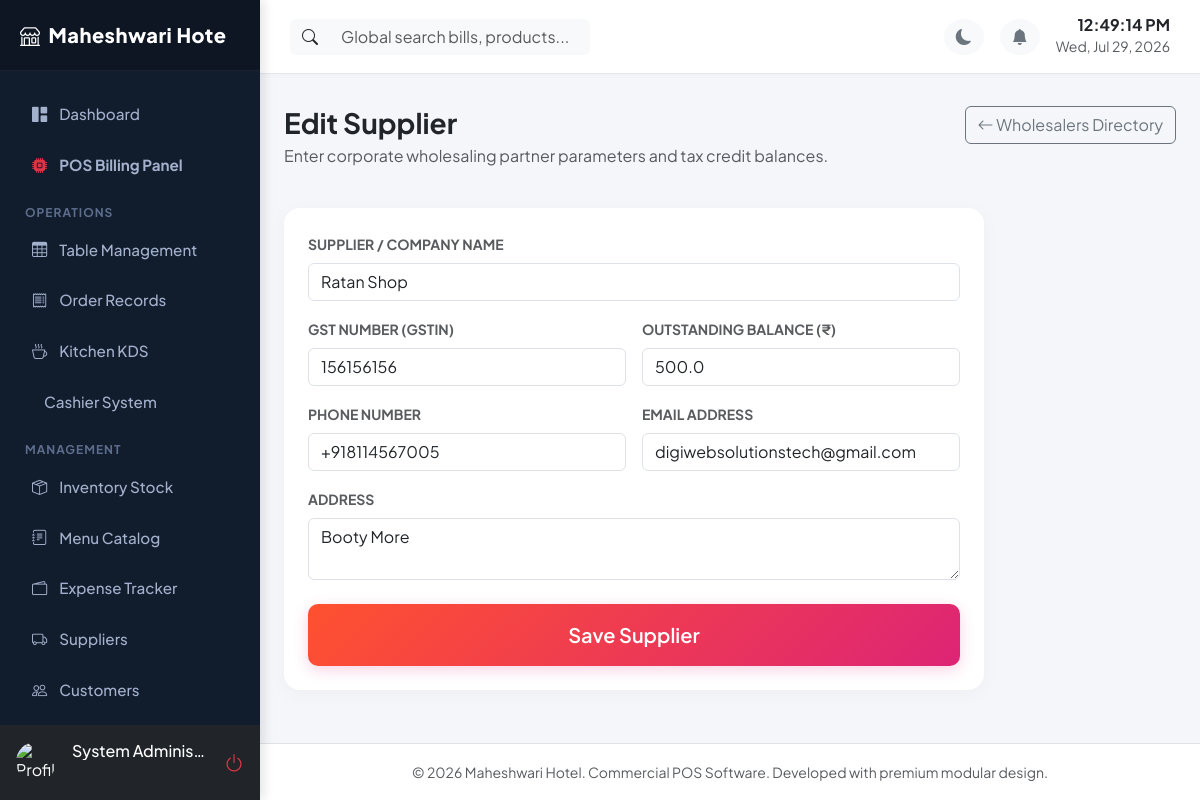
The app's page /suppliers/edit/1 (signed in) with its own data.
### app/models/__init__.py (models this page shows, shortened)
class RestaurantSetting(db.Model):
    __tablename__ = 'restaurant_settings'
    id = db.Column(db.Integer, primary_key=True)
    key = db.Column(db.String(100), unique=True, nullable=False)
    value = db.Column(db.Text, nullable=True)

class User(db.Model, UserMixin):
    __tablename__ = 'users'
    id = db.Column(db.Integer, primary_key=True)
    employee_id = db.Column(db.String(50), unique=True, nullable=False)
    username = db.Column(db.String(80), unique=True, nullable=False)
    password_hash = db.Column(db.String(200), nullable=False)
    name = db.Column(db.String(120), nullable=False)
    email = db.Column(db.String(120), unique=True, nullable=True)
    mobile = db.Column(db.String(15), nullable=True)
    role = db.Column(db.String(50), nullable=False, default='Cashier') # Admin, Manager, Cashier, Waiter, Kitchen, Store Manager
    permissions = db.Column(db.Text, nullable=True) # JSON stored as string for custom permission flags
    status = db.Column(db.String(20), default='Active') # Active, Disabled
    photo = db.Column(db.String(250), nullable=True)
    joining_date = db.Column(db.Date, nullable=True)
    shift = db.Column(db.String(50), nullable=True) # Day, Night, Evening
    fingerprint_enabled = db.Column(db.Boolean, default=False)
    credentials = db.relationship('WebAuthnCredential', backref='user', lazy=True, cascade='all, delete-orphan')
    attendances = db.relationship('Attendance', backref='user', lazy=True, cascade='all, delete-orphan')
    activity_logs = db.relationship('ActivityLog', backref='user', lazy=True)
    def has_permission(self, permission):
        if self.role == 'Admin':
            return True
        perms = self.get_permissions_list()
        return permission in perms

class Supplier(db.Model):
    __tablename__ = 'suppliers'
    id = db.Column(db.Integer, primary_key=True)
    name = db.Column(db.String(120), nullable=False)
    gst_number = db.Column(db.String(15), nullable=True)
    phone = db.Column(db.String(15), nullable=True)
    email = db.Column(db.String(120), nullable=True)
    address = db.Column(db.Text, nullable=True)
    outstanding_balance = db.Column(db.Float, default=0.0)
    products = db.relationship('Product', backref='supplier_rel', lazy=True)

### app/routes/expense.py (the view, shortened to what this page needs)
@expense_bp.route('/suppliers/edit/<int:id>', methods=['GET', 'POST'])
@login_required
@permission_required('suppliers')
def edit_supplier(id):
    supp = Supplier.query.get_or_404(id)
    form = SupplierForm(obj=supp)
    return render_template('supplier/add.html', form=form, title="Edit Supplier", supplier=supp)

### app/forms/__init__.py
class SupplierForm(FlaskForm):
    name = StringField('Supplier Name', validators=[DataRequired(), Length(max=120)])
    gst_number = StringField('GST Number', validators=[Optional(), Length(max=15)])
    phone = StringField('Phone', validators=[Optional(), Length(max=15)])
    email = StringField('Email', validators=[Optional(), Email(), Length(max=120)])
    address = TextAreaField('Address', validators=[Optional()])
    outstanding_balance = FloatField('Outstanding Balance', default=0.0)
    submit = SubmitField('Save Supplier')

### app/utils/helpers.py (called while the page is built)
def get_setting(key, default=None):
    try:
        setting = RestaurantSetting.query.filter_by(key=key).first()
        if setting:
            return setting.value
        return default
    except Exception as e:
        print(f"Error fetching setting {key}: {e}")
        return default

### app/templates/supplier/add.html (shortened to what this page needs)
{% extends "base.html" %}
{% block content %}
<div class="row mb-4">
    <div class="col-md-8">
        <h3 class="fw-bold mb-1">{{ title }}</h3>
        <p class="text-muted">Enter corporate wholesaling partner parameters and tax credit balances.</p>
    </div>
    <div class="col-md-4 text-md-end">
        <a href="{{ url_for('expenses.list_suppliers') }}" class="btn btn-outline-secondary"><i class="bi bi-arrow-left"></i> Wholesalers Directory</a>
    </div>
</div>
<div class="card card-custom p-4" style="max-width: 700px;">
    <form method="POST">
        <div class="row g-3 mb-4">
            <div class="col-md-12">
                <label class="form-label small fw-bold text-muted">SUPPLIER / COMPANY NAME</label>
                {{ form.name(class="form-control", placeholder="e.g. Haryana Dairy Wholesalers, Veggie Mandi Partner") }}
            </div>
            <div class="col-md-6">
                <label class="form-label small fw-bold text-muted">GST NUMBER (GSTIN)</label>
                {{ form.gst_number(class="form-control", placeholder="e.g. 07AAAAA1111A1Z1") }}
            </div>
            <div class="col-md-6">
                <label class="form-label small fw-bold text-muted">OUTSTANDING BALANCE (₹)</label>
                {{ form.outstanding_balance(class="form-control", type="number", step="0.01", placeholder="0.00") }}
            </div>
            <div class="col-md-6">
                <label class="form-label small fw-bold text-muted">PHONE NUMBER</label>
                {{ form.phone(class="form-control", placeholder="+91 99999 77777") }}
            </div>
            <div class="col-md-6">
                <label class="form-label small fw-bold text-muted">EMAIL ADDRESS</label>
                {{ form.email(class="form-control", placeholder="sales@wholesaler.com") }}
            </div>
            <div class="col-md-12">
                <label class="form-label small fw-bold text-muted">ADDRESS</label>
                {{ form.address(class="form-control", rows="2", placeholder="Office/Warehouse full address") }}
            </div>
        </div>
        {{ form.submit(class="btn btn-gradient w-100 py-3 fs-5") }}
    </form>
</div>
{% endblock %}

### app/templates/base.html (shortened to what this page needs)
<!DOCTYPE html>
<html lang="en" data-bs-theme="light">
<head>
    <link href="https://cdn.jsdelivr.net/npm/bootstrap@5.3.1/dist/css/bootstrap.min.css" rel="stylesheet">
    <link href="https://cdn.jsdelivr.net/npm/bootstrap-icons@1.10.5/font/bootstrap-icons.css" rel="stylesheet">
    <link href="https://cdn.jsdelivr.net/npm/sweetalert2@11.7.27/dist/sweetalert2.min.css" rel="stylesheet">
    <link href="https://cdn.datatables.net/1.13.6/css/dataTables.bootstrap5.min.css" rel="stylesheet">
</head>
<body>
    <div id="sidebar" class="d-flex flex-column">
        <div class="logo d-flex align-items-center justify-content-between">
            <span><i class="bi bi-shop me-2"></i>{{ restaurant_name[:15] }}</span>
        </div>
        <div class="flex-grow-1 mt-3">
            <a href="{{ url_for('dashboard.index') }}" class="nav-link {% if request.endpoint == 'dashboard.index' %}active{% endif %}">
                <i class="bi bi-grid-1x2-fill"></i> Dashboard
            </a>
            {% if current_user.has_permission('orders') %}
            <a href="{{ url_for('orders.pos_interface') }}" class="nav-link {% if request.endpoint == 'orders.pos_interface' %}active{% endif %}">
                <i class="bi bi-cpu-fill text-danger"></i> <b>POS Billing Panel</b>
            </a>
            {% endif %}
            <div class="nav-header">Operations</div>
            {% if current_user.has_permission('tables') %}
            <a href="{{ url_for('tables.layout') }}" class="nav-link {% if request.endpoint == 'tables.layout' %}active{% endif %}">
                <i class="bi bi-table"></i> Table Management
            </a>
            {% endif %}
            {% if current_user.has_permission('orders') %}
            <a href="{{ url_for('orders.list_orders') }}" class="nav-link {% if request.endpoint == 'orders.list_orders' %}active{% endif %}">
                <i class="bi bi-receipt"></i> Order Records
            </a>
            {% endif %}
            {% if current_user.has_permission('kitchen') %}
            <a href="{{ url_for('kitchen.display') }}" class="nav-link {% if request.endpoint == 'kitchen.display' %}active{% endif %}">
                <i class="bi bi-cup-hot"></i> Kitchen KDS
            </a>
            {% endif %}
            {% if current_user.has_permission('billing') %}
            <a href="{{ url_for('billing.index') }}" class="nav-link {% if request.endpoint == 'billing.index' %}active{% endif %}">
                 Cashier System
            </a>
            {% endif %}
            <div class="nav-header">Management</div>
            {% if current_user.has_permission('inventory') %}
            <a href="{{ url_for('inventory.index') }}" class="nav-link {% if 'inventory' in request.endpoint %}active{% endif %}">
                <i class="bi bi-box-seam"></i> Inventory Stock
            </a>
            {% endif %}
            {% if current_user.has_permission('menu') %}
            <a href="{{ url_for('menu.list_menu') }}" class="nav-link {% if 'menu' in request.endpoint %}active{% endif %}">
                <i class="bi bi-journal-text"></i> Menu Catalog
            </a>
            {% endif %}
            {% if current_user.has_permission('expenses') %}
            <a href="{{ url_for('expenses.list_expenses') }}" class="nav-link {% if 'expenses' in request.endpoint and 'suppliers' not in request.url %}active{% endif %}">
                <i class="bi bi-wallet2"></i> Expense Tracker
            </a>
            {% endif %}
            {% if current_user.has_permission('suppliers') %}
            <a href="{{ url_for('expenses.list_suppliers') }}" class="nav-link {% if 'suppliers' in request.endpoint %}active{% endif %}">
                <i class="bi bi-truck"></i> Suppliers
            </a>
            {% endif %}
            {% if current_user.has_permission('customers') %}
            <a href="{{ url_for('customers.index') }}" class="nav-link {% if 'customers' in request.endpoint %}active{% endif %}">
                <i class="bi bi-people"></i> Customers
            </a>
            {% endif %}
            {% if current_user.has_permission('attendance') %}
            <a href="{{ url_for('attendance.index') }}" class="nav-link {% if 'attendance' in request.endpoint %}active{% endif %}">
            </a>
            {% endif %}
        </div>
        <div class="p-3 bg-dark d-flex align-items-center gap-3">
            <img src="{{ url_for('static', filename=current_user.photo if current_user.photo else 'uploads/profiles/default.png') }}" onerror="this.src='https://cdn-icons-png.flaticon.com/512/3135/3135715.png'" class="rounded-circle" width="40" height="40" alt="Profile">
            <div class="overflow-hidden">
                <h6 class="mb-0 text-white text-truncate">{{ current_user.name }}</h6>
                <small class="text-muted text-uppercase" style="font-size: 0.75rem;">{{ current_user.role }}</small>
            </div>
            <a href="{{ url_for('auth.logout') }}" class="text-danger ms-auto fs-5" title="Logout"><i class="bi bi-power"></i></a>
        </div>
    </div>
    <div id="content">
        <nav class="navbar navbar-expand navbar-main align-items-center justify-content-between">
            <div class="d-flex align-items-center gap-3">
                <div class="position-relative d-none d-md-block" style="width: 300px;">
                    <div class="input-group">
                        <span class="input-group-text bg-light border-0"><i class="bi bi-search"></i></span>
                        <input type="text" class="form-control bg-light border-0" id="global-search-input" placeholder="Global search bills, products...">
                    </div>
                </div>
            </div>
            <div class="d-flex align-items-center gap-3">
                <button class="btn btn-light rounded-circle border-0 text-secondary" id="theme-toggle-btn"><i class="bi bi-moon-fill"></i></button>
                <div class="dropdown">
                    <button class="btn btn-light rounded-circle border-0 text-secondary position-relative" type="button" data-bs-toggle="dropdown" aria-expanded="false" id="notif-dropdown-btn">
                        <i class="bi bi-bell-fill"></i>
                    </button>
                </div>
                <div class="text-end d-none d-sm-block">
                    <h6 class="mb-0 fw-bold" id="live-time">00:00:00</h6>
                    <small class="text-muted" id="live-date">July 24, 2026</small>
                </div>
            </div>
        </nav>
        <div class="container-fluid px-4 py-3 flex-grow-1">
            {% block content %}{% endblock %}
        </div>
        <footer class="bg-white py-3 border-top mt-auto text-center text-muted">
            <small>&copy; 2026 {{ restaurant_name }}. Commercial POS Software. Developed with premium modular design.</small>
        </footer>
    </div>
</body>
</html>

### app/templates/base.html (style rules this page uses)
:root { --primary-gradient: linear-gradient(135deg, #FF512F 0%, #DD2476 100%); --sidebar-width: 260px; --sidebar-bg: #111c2d; --font-family: 'Plus Jakarta Sans', sans-serif; }
body { font-family: var(--font-family); background-color: #f4f6fa; overflow-x: hidden; transition: background-color 0.3s ease, color 0.3s ease; }
#sidebar { width: var(--sidebar-width); min-width: var(--sidebar-width); background: var(--sidebar-bg); color: #fff; height: 100vh; position: fixed; top: 0; left: 0; display: flex; flex-direction: column; z-index:1000; overflow:hidden; box-shadow:4px 0 10px rgba(0,0,0,0.1); }
#sidebar > .flex-grow-1 { overflow-y:auto; min-height:0; }
#sidebar .logo { padding: 20px; background: rgba(0,0,0,0.2); font-size: 1.25rem; font-weight: 800; letter-spacing: 0.5px; border-bottom: 1px solid rgba(255,255,255,0.05); }
#sidebar .nav-link { color: #a3b1cc; padding: 12px 20px; font-weight: 500; font-size: 0.95rem; border-radius: 8px; margin: 4px 12px; display: flex; align-items: center; gap: 12px; transition: all 0.2s; }
#sidebar .nav-header { font-size: 0.75rem; text-transform: uppercase; letter-spacing: 1px; color: #5d6d8c; font-weight: 700; margin: 15px 25px 5px 25px; }
#content { margin-left: var(--sidebar-width); width: calc(100% - var(--sidebar-width)); transition: all 0.3s ease; min-height: 100vh; display: flex; flex-direction: column; }
.navbar-main { background-color: #fff; border-bottom: 1px solid #e2e8f0; padding: 15px 30px; position: sticky; top: 0; z-index: 999; box-shadow: 0 2px 4px rgba(0,0,0,0.02); }
.card-custom { border: none; border-radius: 16px; box-shadow: 0 4px 20px rgba(0, 0, 0, 0.03); transition: transform 0.2s ease, box-shadow 0.2s ease; background-color: #fff; }
.btn-gradient { background: var(--primary-gradient); color: #fff; border: none; font-weight: 600; border-radius: 10px; padding: 10px 24px; box-shadow: 0 4px 15px rgba(221, 36, 118, 0.2); transition: all 0.2s; }

### records on screen
RestaurantSetting: value "Maheshwari Hote", value "Maheshwari Hotel"
User: name "System Adminis…"
Supplier: name "Ratan Shop", gst_number "156156156", outstanding_balance "500.0", phone "+918114567005", email "digiwebsolutionstech@gmail.com", address "Booty More"

### other values on screen
{{ title }} "Edit Supplier"
